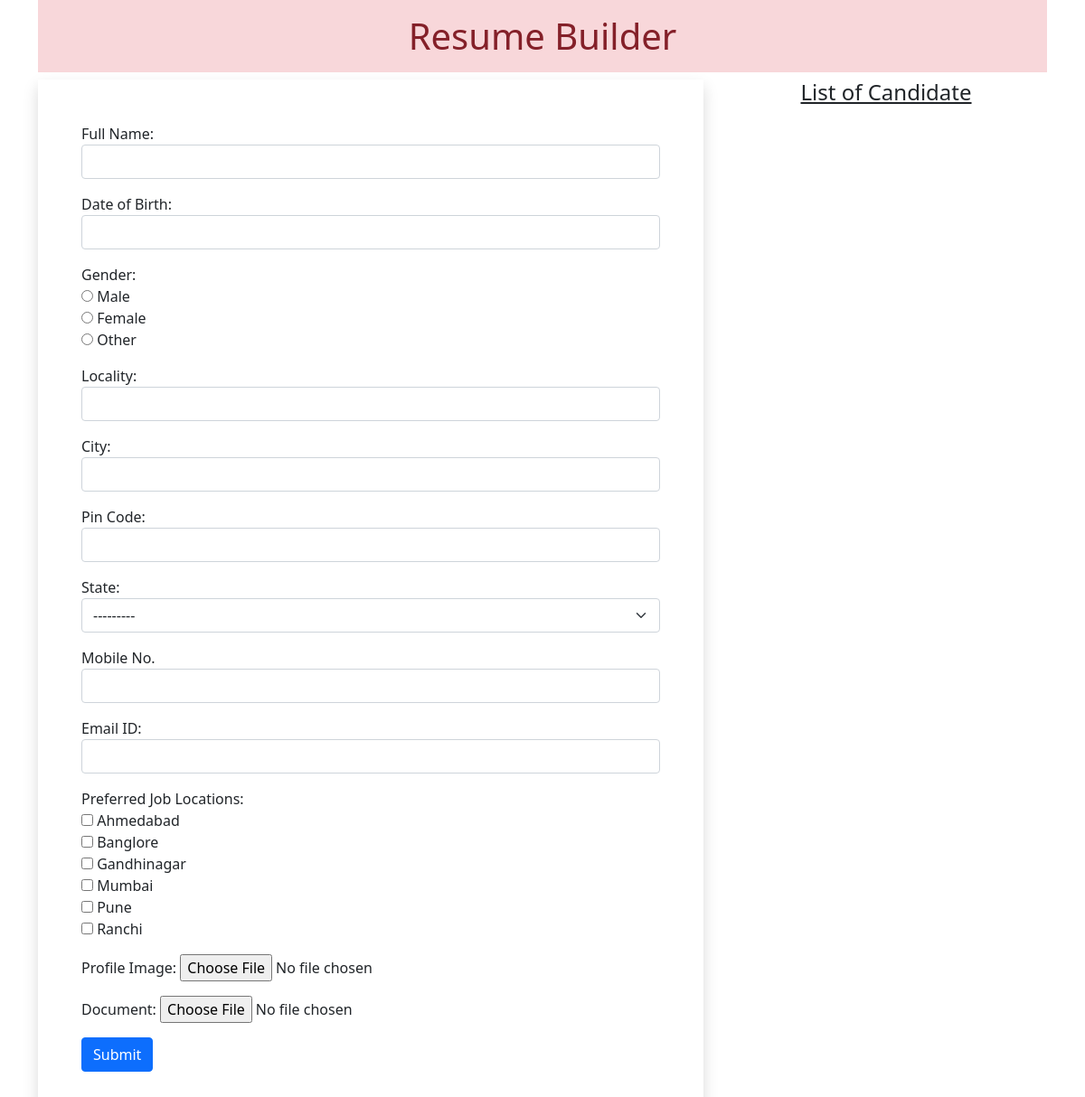
Before: / with the older database file.
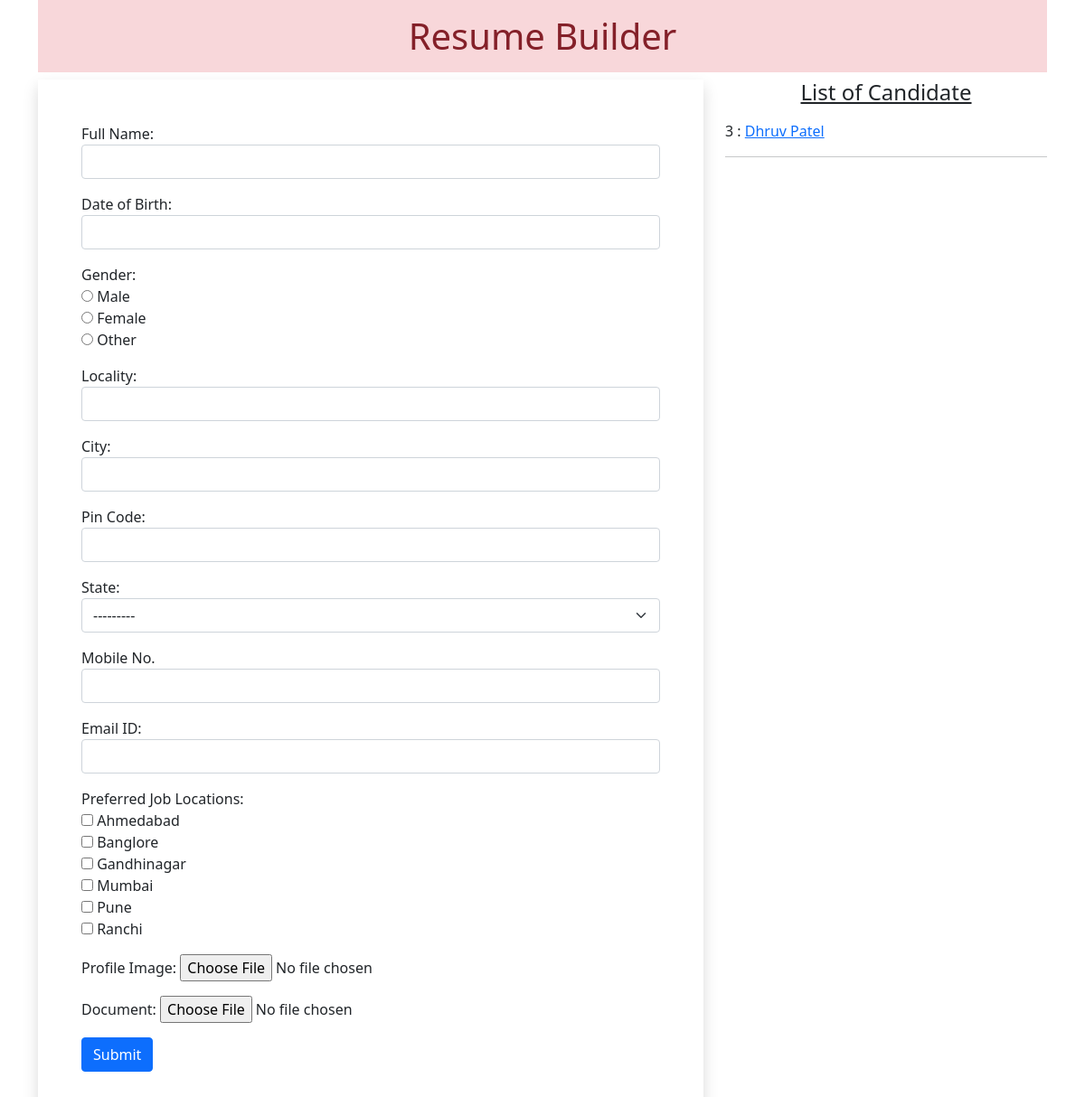
After: the same page with the newer database file.
### myapp/models.py (models this page shows)
class Resume(models.Model):
    name = models.CharField(max_length=100)
    dob = models.DateField(auto_now=False, auto_now_add=False)
    gender = models.CharField(max_length=100)
    locality = models.CharField(max_length=100)
    city = models.CharField(max_length=100)
    pin = models.PositiveIntegerField()
    state = models.CharField(choices=STATE_CHOICE, max_length=50)
    mobile = models.PositiveIntegerField()
    email = models.EmailField()
    job_city = models.CharField(max_length=50)
    profile_image = models.ImageField(upload_to='profileimg', blank=True) # Choose File button
    my_file = models.FileField(upload_to='doc', blank=True)

### myapp/views.py (the view, shortened to what this page needs)
# urls.py: path('', views.HomeView.as_view(), name='home'),
class HomeView(View):
    def get(self, request):
        form = ResumeForm()
        candidates = Resume.objects.all()
        return render(request, 'myapp/home.html', { 'candidates':candidates, 'form':form})

### myapp/templates/myapp/home.html (shortened to what this page needs)
<!DOCTYPE html>
{% load static %}
<html lang="en">
<head>
 <link href="https://cdn.jsdelivr.net/npm/bootstrap@5.0.0-beta2/dist/css/bootstrap.min.css" rel="stylesheet">
 <link rel="stylesheet" href="//code.jquery.com/ui/1.12.1/themes/base/jquery-ui.css">
 <link rel="stylesheet" href="{% static 'myapp/css/style.css' %}">
</head>
<body>
 <div class="container mb-5">
  <h1 class="alert-danger text-center p-3">Resume Builder</h1>
  <div class="row">
   <div class="col-sm-8">
    <form action="" method="post" enctype="multipart/form-data" class="shadow p-5">
     {% for fm in form %}
       <div class="form-group mb-3">
       {{fm.label_tag}} {{fm}} <small class="text-danger">{{fm.errors|striptags}}</small>
       </div>
     {% endfor %}
     <input type="submit" value="Submit" class="btn btn-primary">
    </form>
   </div>
   <div class="col-sm-4">
    <h4 class="text-center mb-3"><u>List of Candidate</u></h4>
    {% for candidate in candidates %}
     {{candidate.id}} : <a href="{% url 'candidate' candidate.id %}">{{candidate.name}}</a>
     <hr>
    {% endfor %}
   </div>
  </div>
 </div>
</body>
</html>

### myapp/static/myapp/css/style.css (style rules this page uses)
#id_gender, #id_job_city { list-style-type: none; }

Changed rows visible on the page:
added Resume: id "3", name "Dhruv Patel"
